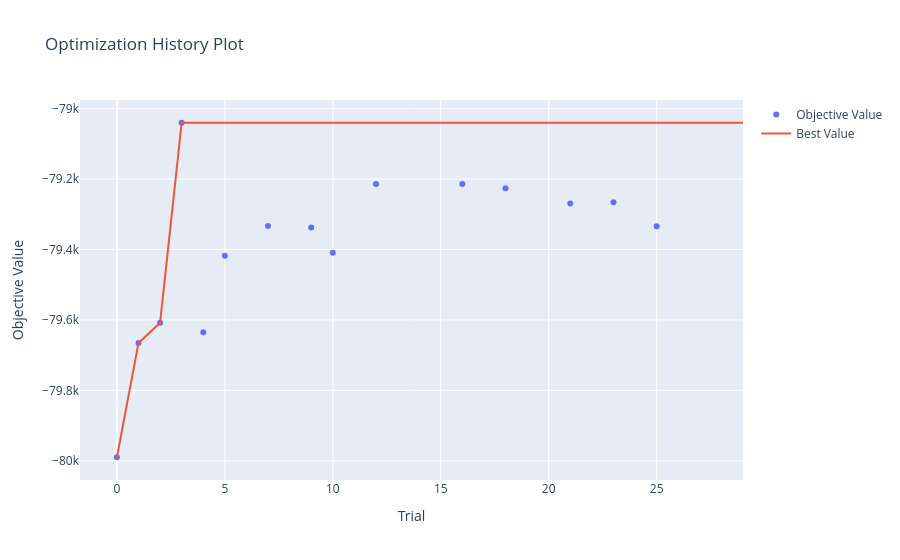
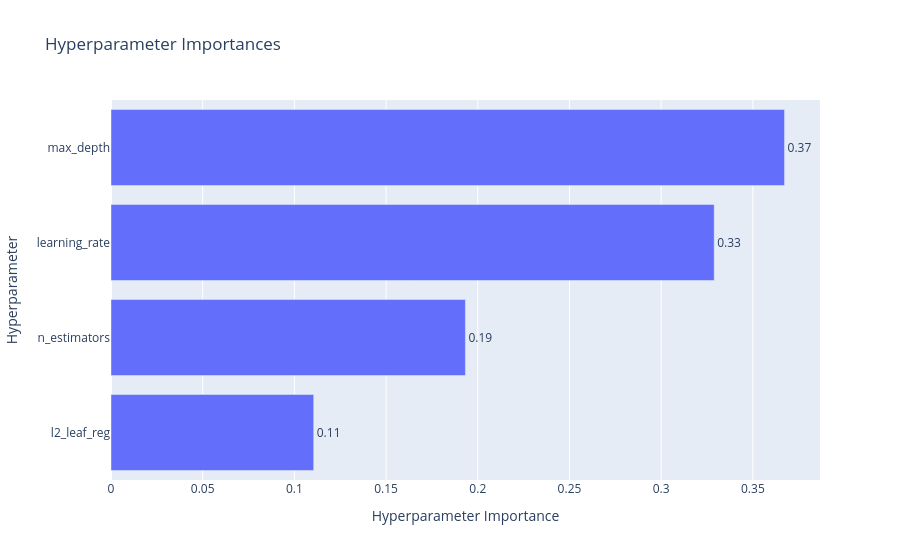

The cell these charts' notebook holds for them, in order:
### Markdown cell above
Наилучшие гиперпараметры XGBoost: `{'learning_rate': 0.012182868816003698, 'max_depth': 3, 'n_estimators': 1628, 'gamma': 0.5966546175894478, 'reg_alpha': 8.895564195765491, 'reg_lambda': 1.0195837807838437}`


MAE улучшился на 9%: 85486.96->77408.93

### Code cell
def catboost_params_func(trial):
    return {
        'learning_rate': trial.suggest_float('learning_rate', 0.01, 0.1, log=True),
        'max_depth': trial.suggest_int('max_depth', 3, 10),
        'n_estimators': trial.suggest_int('n_estimators', 500, 2000),
        'l2_leaf_reg': trial.suggest_int('l2_leaf_reg', 1, 10),
        **default_cbm_params
    }

def catboost_fit_score_func(estimator, X, y, X_val, y_val):
    estimator.fit(X, y,
                cat_features=CAT_FEATURES,
                eval_set=[(X, y), (X_val, y_val)])  # для раннего останова
    y_pred = estimator.predict(X_val)
    return -mean_absolute_error(y_val, y_pred)

def catboost_estimator_func(params):
    return CatBoostRegressor(**params)

catboost_study = optuna_helper.fit_study(
    catboost_params_func, catboost_estimator_func, scorer_func,
    fit_score_func=catboost_fit_score_func,
    visualize=True)

print('=== catboost ===')
print('Наилучшие гиперпараметры:', catboost_study.best_params)
print(f'MAE: {-catboost_study.best_value:.2f}')

### Figure 1 — Plotly figure (JSON) as saved in the notebook; plotly's stock layout.template omitted (floating-point values rounded to 4 significant figures)
{"data": [{"mode": "markers", "name": "Objective Value", "type": "scatter", "x": [0, 1, 2, 3, 4, 5, 7, 9, 10, 12, 16, 18, 21, 23, 25], "y": [-79990.0, -79670.0, -79610.0, -79040.0, -79640.0, -79420.0, -79330.0, -79340.0, -79410.0, -79210.0, -79210.0, -79230.0, -79270.0, -79270.0, -79330.0]}, {"mode": "lines", "name": "Best Value", "type": "scatter", "x": [0, 1, 2, 3, 4, 5, 6, 7, 8, 9, 10, 11, 12, 13, 14, 15, 16, 17, 18, 19, 20, 21, 22, 23, 24, 25, 26, 27, 28, 29], "y": [-79990.0, -79670.0, -79610.0, -79040.0, -79040.0, -79040.0, -79040.0, -79040.0, -79040.0, -79040.0, -79040.0, -79040.0, -79040.0, -79040.0, -79040.0, -79040.0, -79040.0, -79040.0, -79040.0, -79040.0, -79040.0, -79040.0, -79040.0, -79040.0, -79040.0, -79040.0, -79040.0, -79040.0, -79040.0, -79040.0]}, {"marker": {"color": "#cccccc"}, "mode": "markers", "name": "Infeasible Trial", "showlegend": false, "type": "scatter", "x": [], "y": []}], "layout": {"title": {"text": "Optimization History Plot"}, "xaxis": {"title": {"text": "Trial"}}, "yaxis": {"title": {"text": "Objective Value"}}}}

### Figure 2 — Plotly figure (JSON) as saved in the notebook; plotly's stock layout.template omitted (floating-point values rounded to 4 significant figures)
{"data": [{"cliponaxis": false, "hovertemplate": ["l2_leaf_reg (IntDistribution): 0.1105388570374137<extra></extra>", "n_estimators (IntDistribution): 0.1932617191385844<extra></extra>", "learning_rate (FloatDistribution): 0.32891950516859514<extra></extra>", "max_depth (IntDistribution): 0.36727991865540677<extra></extra>"], "name": "Objective Value", "orientation": "h", "text": ["0.11", "0.19", "0.33", "0.37"], "textposition": "outside", "type": "bar", "x": [0.1105, 0.1933, 0.3289, 0.3673], "y": ["l2_leaf_reg", "n_estimators", "learning_rate", "max_depth"]}], "layout": {"title": {"text": "Hyperparameter Importances"}, "xaxis": {"title": {"text": "Hyperparameter Importance"}}, "yaxis": {"title": {"text": "Hyperparameter"}}}}
